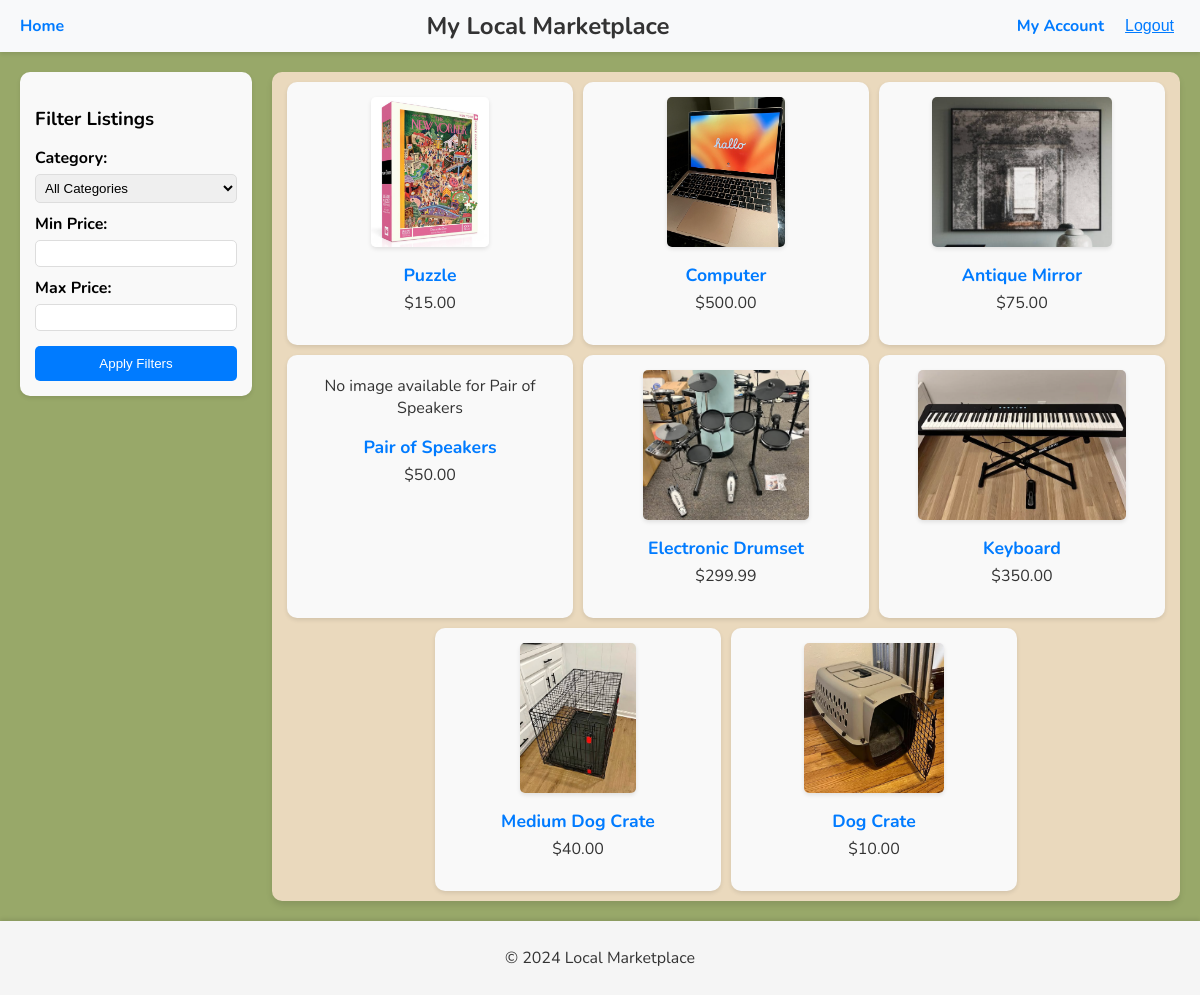
Screenshot of /project/ (signed in) with the database file from the repository.
### project/models.py (models this page shows, shortened)
class Listing(models.Model):
    item_name = models.CharField(max_length=100)
    description = models.TextField()
    price = models.DecimalField(max_digits=10, decimal_places=2)
    seller = models.ForeignKey(Profile, on_delete=models.CASCADE, related_name='listings')
    posted_date = models.DateTimeField(auto_now_add=True)
    category = models.ForeignKey(Category, on_delete=models.SET_NULL, null=True, blank=True)
    picture = models.ImageField(upload_to='listing_pictures/', blank=True, null=True)
    status = models.CharField(
        max_length=10,
        choices=[('available', 'Available'), ('bought', 'Bought')],
        default='available'
    )

### project/views.py (the view)
# urls.py: path('', ListingListView.as_view(), name='listing_list'),
class ListingListView(ListView):
    model = Listing  # The model to retrieve data from
    template_name = 'project/listing_list.html'  # Template to render the view
    context_object_name = 'listings'  # Name to use for the object list in the template
    def get_queryset(self):
        queryset = super().get_queryset()
        category = self.request.GET.get('category')
        min_price = self.request.GET.get('min_price')
        max_price = self.request.GET.get('max_price')
        queryset = queryset.filter(status='available')
        if self.request.user.is_authenticated:
            current_profile = Profile.objects.filter(user=self.request.user).first()
            queryset = queryset.exclude(seller=current_profile)
        if category:
            queryset = queryset.filter(category__name=category)
        if min_price:
            queryset = queryset.filter(price__gte=min_price)
        if max_price:
            queryset = queryset.filter(price__lte=max_price)
        return queryset
    def get_context_data(self, **kwargs):
        context = super().get_context_data(**kwargs)
        context['categories'] = Category.objects.all()  # Include categories for the filter
        return context

### project/templates/project/listing_list.html (shortened to what this page needs)
{% extends 'project/base.html' %}
{% block content %}
<div class="content-container">
    <div class="filter-section">
        <form method="get">
            <h3>Filter Listings</h3>
            <label for="category">Category:</label>
            <select name="category" id="category">
                <option value="">All Categories</option>
            </select>
            <label for="min_price">Min Price:</label>
            <input type="number" name="min_price" id="min_price" value="{{ request.GET.min_price }}">
            <label for="max_price">Max Price:</label>
            <input type="number" name="max_price" id="max_price" value="{{ request.GET.max_price }}">
            <button type="submit">Apply Filters</button>
        </form>
    </div>
    <div class="homepage listing-list-container">
        <ul>
            {% for listing in listings %}
                <li>
                    {% if listing.picture %}
                        <img src="{{ listing.picture.url }}" alt="{{ listing.item_name }}">
                    {% else %}
                        <p>No image available for {{ listing.item_name }}</p>
                    {% endif %}
                    <div class="listing-title">
                        <a href="{% url 'listing_detail' listing.id %}">{{ listing.item_name }}</a>
                    </div>
                    <p>${{ listing.price }}</p>
                </li>
            {% endfor %}
        </ul>
    </div>
</div>
{% endblock %}

### static/project/styles.css (style rules this page uses)
body { font-family: 'Nunito', sans-serif; font-weight: 400; font-style: normal; margin: 0; padding: 0; width: 100%; min-height: 100%; flex-direction: column; }
.content-container { background-color: #98A869; display: flex; gap: 20px; align-items: flex-start; padding: 20px; box-sizing: border-box; width: 100%; }
.listing-list-container { text-align: center; background: #EAD9BD; padding: 10px; border-radius: 10px; box-shadow: 0px 4px 6px rgba(0, 0, 0, 0.1); width: 90%; max-width: 1200px; margin: auto; box-sizing: border-box; flex:1; }
.listing-list-container ul { list-style: none; margin: 0; padding: 0; display: flex; flex-wrap: wrap; justify-content: center; gap: 10px; }
.listing-list-container ul li { flex: 1 1 calc(33.333% - 10px); max-width: calc(33.333% - 10px); background: #f9f9f9; padding: 15px; border-radius: 10px; box-shadow: 0px 2px 4px rgba(0, 0, 0, 0.1); text-align: center; box-sizing: border-box; }
.listing-list-container ul li img { max-width: 100%; max-height: 150px; margin-bottom: 0; border-radius: 5px; box-shadow: 0px 2px 4px rgba(0, 0, 0, 0.1); }
.listing-list-container ul li .listing-title { margin-top: 10px; }
.listing-list-container ul li .listing-title a { text-decoration: none; color: #007bff; font-weight: bold; display: block; font-size: 1.1rem; text-align: center; }
.listing-list-container ul li p { margin-top: 5px; font-size: 1rem; color: #333; }
.filter-section { position: sticky; top: 70px; width: 20%; background: #f9f9f9; padding: 15px; border-radius: 10px; box-shadow: 0px 2px 4px rgba(0, 0, 0, 0.1); box-sizing: border-box; align-self: flex-start; }
.filter-section h3 { margin-bottom: 15px; }
.filter-section label { display: block; margin-top: 10px; font-weight: bold; }
.filter-section input, .filter-section select { width: 100%; margin-top: 5px; padding: 5px; border: 1px solid #ddd; border-radius: 5px; box-sizing: border-box; }
.filter-section button { margin-top: 15px; padding: 10px; width: 100%; background-color: #007bff; color: white; border: none; border-radius: 5px; cursor: pointer; }

### rows the page displays
Listing: picture (picture), item_name "Puzzle", price "15.00"
Listing: picture (picture), item_name "Computer", price "500.00"
Listing: picture (picture), item_name "Antique Mirror", price "75.00"
Listing: item_name "Pair of Speakers", price "50.00"
Listing: picture (picture), item_name "Electronic Drumset", price "299.99"
Listing: picture (picture), item_name "Keyboard", price "350.00"
Listing: picture (picture), item_name "Medium Dog Crate", price "40.00"
Listing: picture (picture), item_name "Dog Crate", price "10.00"
